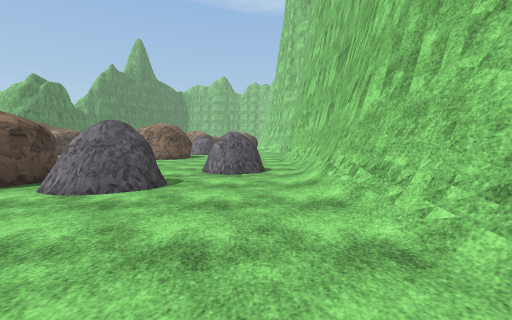
view 1 (above)

23 first-person views from a walk through a Unity game level. The camera is 1.4 m above the floor, tilts 4° down and sees 90° across. The floor is counted in squares, 2 m on a side. Each view is taken from the middle of a square. On the plan, view 1 faces up. The plan holds only what a view shows up to about 9 squares ahead; the rest is blank. The place goes on beyond the plan. Surface patterns are stand-ins for the level's own textures.

view 2
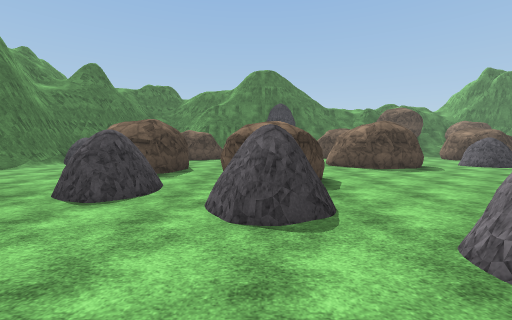

view 3
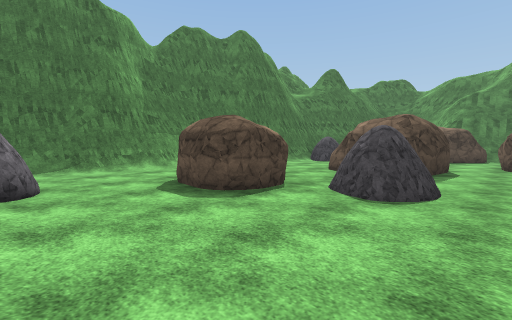

view 4
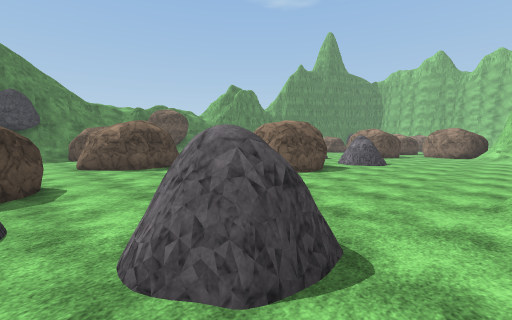

view 5
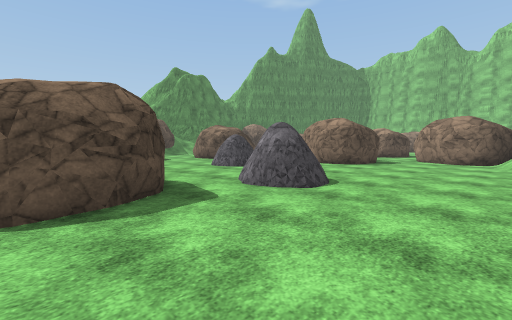

view 6
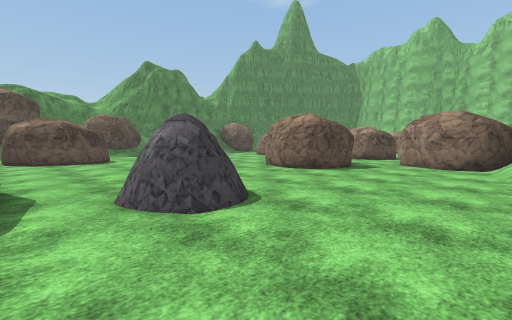

view 7
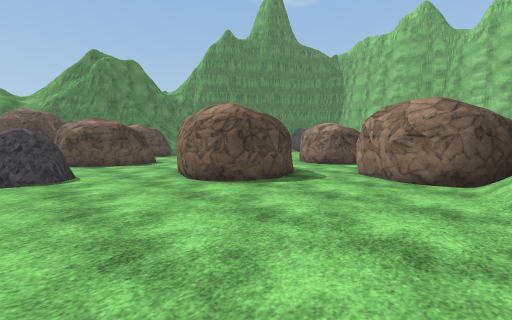

view 8
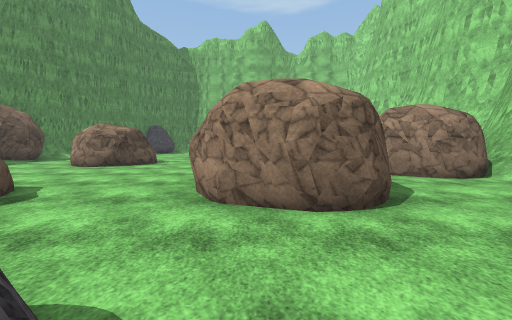

view 9
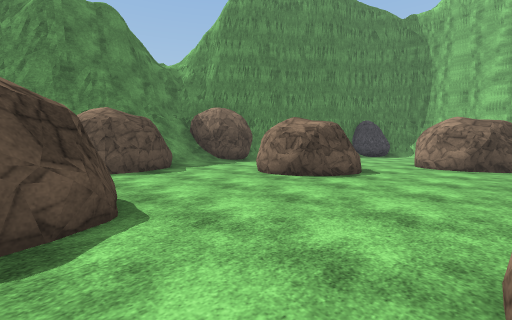

view 10
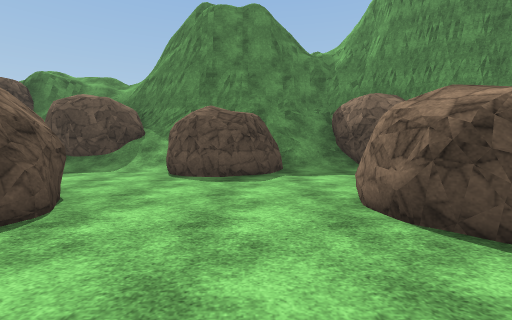

view 11
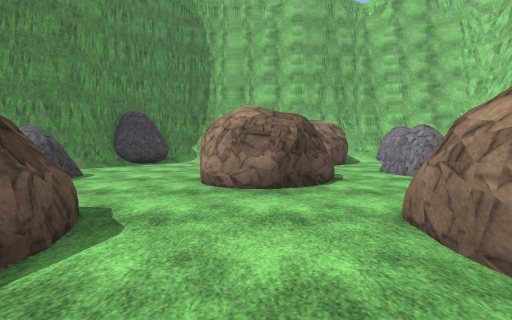

view 12
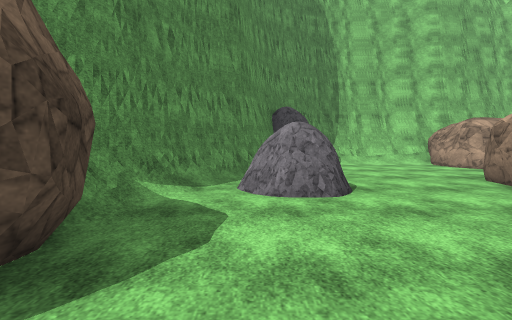

view 13
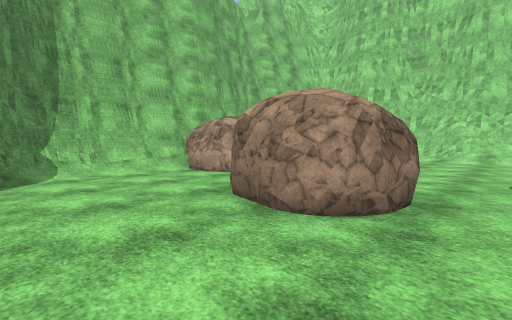

view 14
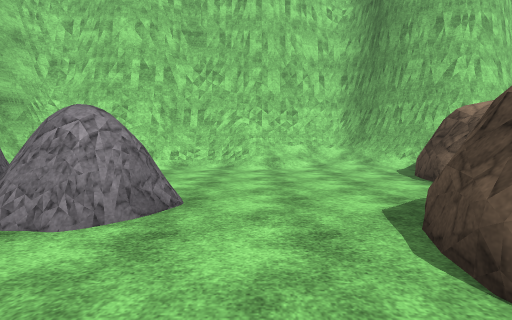

view 15
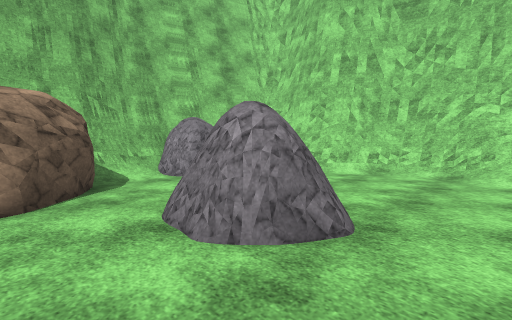

view 16
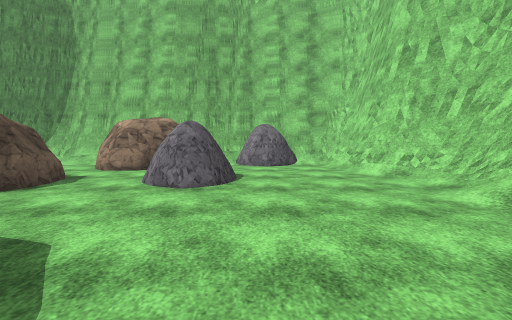

view 17
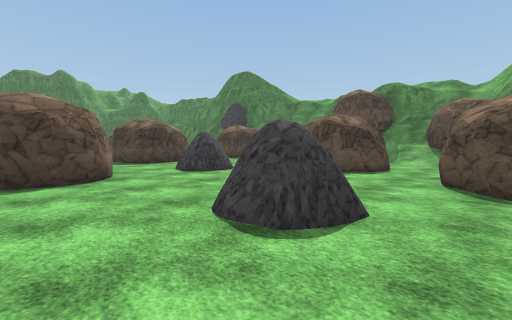

view 18
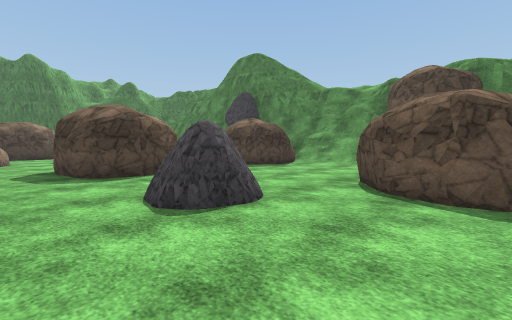

view 19
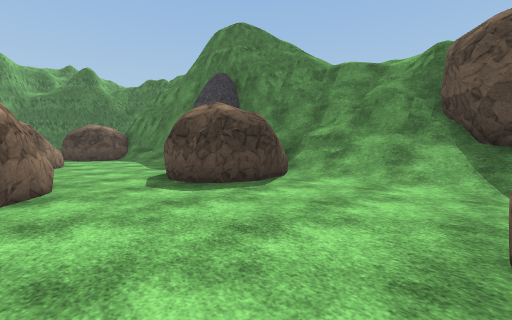

view 20
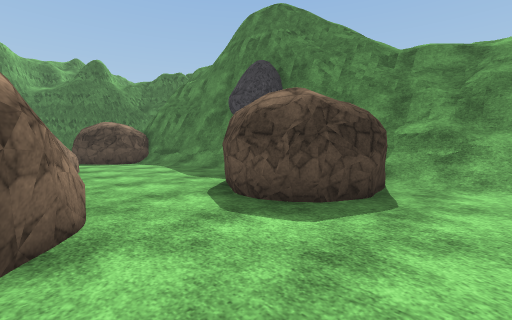

view 21
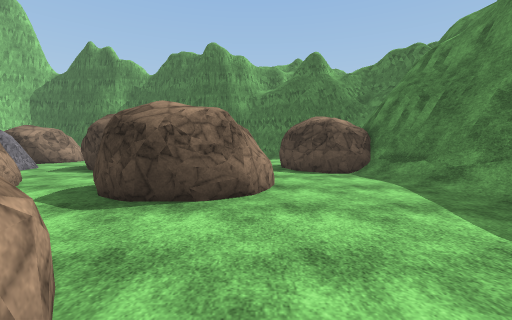

view 22
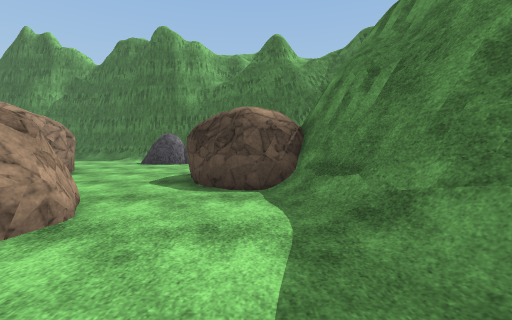

view 23
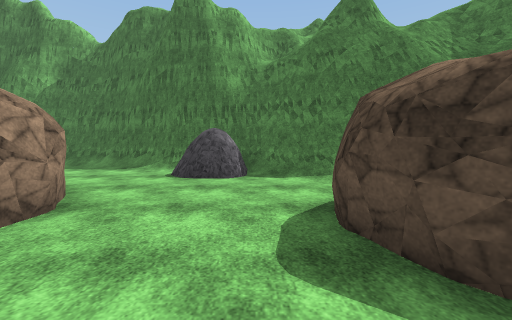

### Floor plan
Key: @ floor where view 1 was taken; # wall or solid block; . floor; / step, stairs or slope; R rock.
Columns run from 16 left of view 1 to 2 right of it. Each row starts with its distance up from view 1.
 33       ############
 32      RR...RRR.RR/#
 31     #R....RR..../#
 30    ##/...........##
 29   ##/....RR.RR.../#
 28   #/RR..RRR..R.../#
 27   #/.....R......./#
 26  R#R.......R...../#
 25 #RR...RR...RR..../#
 24 ##/...RR...RR.//./#
 23  #/...........RR/##
 22  # RR...... ..RRR#
 21  #  R...... R..R/
 20  # RR..R..R R.../
 19 ##/...RRR..RR.../
 18 #RR/..RR.........
 17 #RR/..R...R....../
 16 #R/.......R.......
 15 # /. RR.....RR....
 14 RR   RR......R....
 13  R/..R.....RR.....
 12 #R/.....R..RRR....
 11 ##/........RRR....
 10 ##/............../
  9  #/RR..RRR......./#
  8  #  R..RRR......./#
  7  #  ...RR.......R/#
  6    /...........RR/#
  5   #/...R..RRR.R../#
  4   #/..RRR.RRRRR../#
  3   ##...R........./#
  2    #R....R..RR.../#
  1    #RR..RRR.RR.../
  0      R...RR..RR.@/
 -1      ........RR../
 -2    ##//R....  R..RR
 -3     ##/R....  ....
 -4      #####// ....
 -5          #######//
 -6                ###

Where each view was taken, in squares from view 1:
view 1: 0 up, 0 right, facing up
view 2: 4 up, 1 right, facing left
view 3: 3 up, 1 right, facing down-left
view 4: 5 up, 1 right, facing up-left
view 5: 11 up, 0 right, facing up-left
view 6: 13 up, 0 right, facing up-left
view 7: 16 up, 0 right, facing up-left
view 8: 16 up, 5 left, facing up
view 9: 19 up, 6 left, facing up-left
view 10: 22 up, 7 left, facing left
view 11: 23 up, 7 left, facing up
view 12: 24 up, 12 left, facing up
view 13: 26 up, 10 left, facing up-right
view 14: 27 up, 6 left, facing right
view 15: 27 up, 5 left, facing up-right
view 16: 24 up, 2 left, facing up
view 17: 18 up, 4 left, facing down-left
view 18: 15 up, 6 left, facing down-left
view 19: 13 up, 9 left, facing down-left
view 20: 11 up, 9 left, facing down-left
view 21: 8 up, 10 left, facing down
view 22: 6 up, 12 left, facing down
view 23: 3 up, 10 left, facing down
